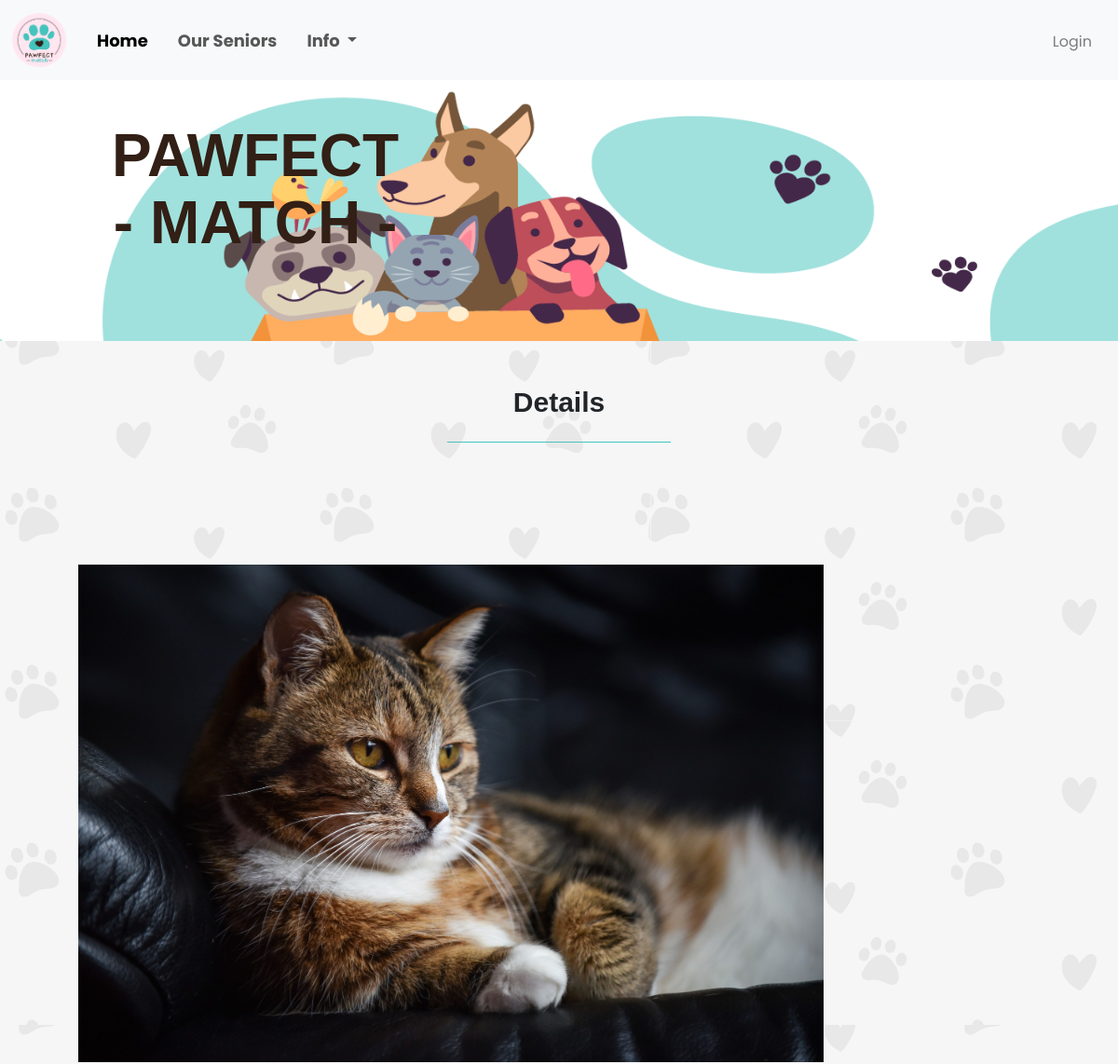
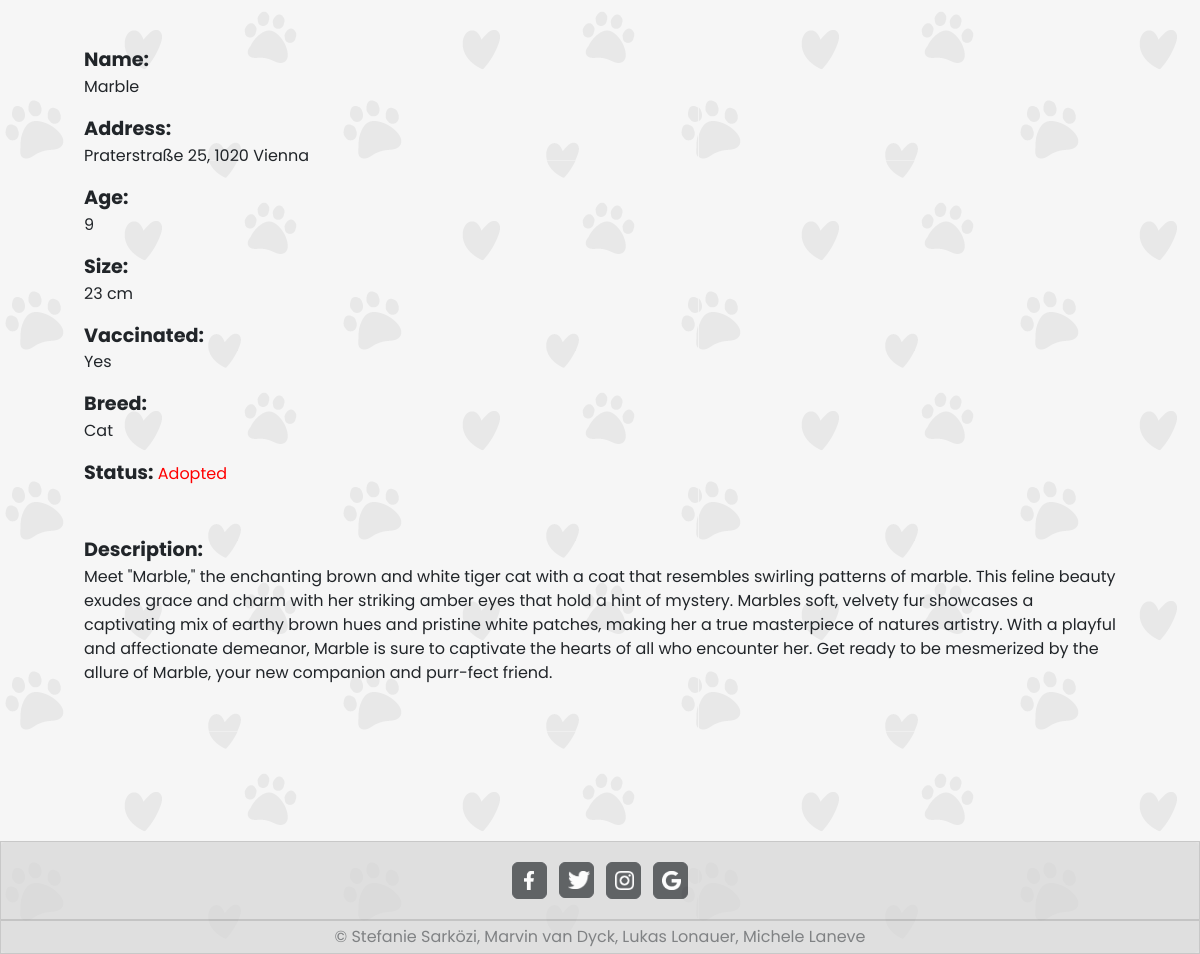
The app's page /php/details.php?x=1 with its own data (2 pictures, top to bottom).
### tables this page shows
CREATE TABLE `animals` (
  `id` int(11) NOT NULL,
  `name` varchar(30) NOT NULL,
  `picture` varchar(100) DEFAULT NULL,
  `address` varchar(60) NOT NULL,
  `description` varchar(10000) NOT NULL,
  `size` varchar(20) NOT NULL,
  `age` varchar(30) NOT NULL,
  `vaccinated` varchar(3) NOT NULL,
  `breed` varchar(30) NOT NULL,
  `status` tinyint(1) NOT NULL,
  `agency_id_fk` int(11) NOT NULL
);

### php/details.php (the view, shortened to what this page needs)
<?php
    require_once "footer.php";
    require_once "navbar.php";
    require_once "db_connect.php";
    $id = $_GET["x"];
    $sql = "SELECT * FROM animals WHERE id = $id";
    $result = mysqli_query($connect, $sql);
    $row = mysqli_fetch_assoc($result);
    $status = $row["status"];
    if($status == 0){
        $message = "Adopted";
        $colorClass = "red-text";
    }else if($status == 2){
        $message = "Requested";
        $colorClass = "red-text";
    } else {
        $message = "Available";
        $colorClass = "green-text";
    }
?>
<!DOCTYPE html>
<html lang="en">
<head>
    <link href="https://cdn.jsdelivr.net/npm/bootstrap@5.3.0/dist/css/bootstrap.min.css" rel="stylesheet">
</head>
<body>
    <?= $nav ?>
    <div class="headerImage mb-5">
        <p id="hero">PAWFECT <br> - MATCH -</p>
    </div>
    <div class="text-center" >
        <h1 id="welcome">Details</h1>
        <hr class="MLLine" style="width:20vw;">
    </div>
    <div class="d-flex flex-row gap-5 flex-wrap justify-content-start align-items-center p-5">
        <div class="w-40"><img src="../images/<?= $row["picture"] ?>" width="80%"></div>
        <div class="w-40 ps-0">
            <div class="mb-3"><b id="txSize">Name:</b> <br> <?= $row["name"] ?></div>
            <div class="mb-3"><b id="txSize">Address:</b> <br><?= $row["address"]?></div>
            <div class="mb-3"><b id="txSize">Age:</b> <br><?= $row["age"]?></div>
            <div class="mb-3"><b id="txSize">Size:</b> <br><?= $row["size"]?> cm</div>
            <div class="mb-3"><b id="txSize">Vaccinated:</b> <br><?= $row["vaccinated"] ?></div>
            <div class="mb-3"><b id="txSize">Breed:</b> <br><?= $row["breed"] ?></div>
            <div >
                <b id="txSize">Status:</b>
                <span class="<?php echo $colorClass; ?>"> <?php echo $message; ?> </span>
            </div>
        </div>
        <div class="w-100"> <b id="txSize">Description:</b> <br>  <?= $row["description"] ?></div>
    </div>
    <?= $footer ?>
</body>
</html>

### css/details.css (style rules this page uses)
.d-flex { gap: 5%; margin-top: 5%; margin-bottom: 5%; margin-left: 3%; margin-right: 3%; }
.red-text { color: red; }
#txSize { font-size: larger; }

### css/home.css (style rules this page uses)
* { font-family: 'Poppins', sans-serif; }
body { min-height: 100vh; background-image:url(../images/bg.png); background-size:auto; }
.headerImage { background-image: url("../images/hero.png"); width: 100%; min-height: 35vh; background-size: cover; background-repeat: no-repeat; background-position: center; position: relative; display: flex; }
#hero { font-family: "marvin-round", sans-serif; font-weight: 600; font-style: normal; color: #321f15; font-size: 400%; position: absolute; left: 10%; top: 16%; text-align: center; line-height: 4.5rem; }
#welcome { font-family: "marvin-round", sans-serif; font-weight: 600; font-style: normal; font-size: 2.5vw; }
.MLLine { display: inline-flex; justify-self: center; align-self: center; color: #44c4bd; opacity: 100%; }
body { display: flex; flex-direction: column; min-height: 100vh; margin: 0; }

### records on screen
animals: picture (picture), name "Marble", address "Praterstraße 25, 1020 Vienna", age "9", size "23", vaccinated "Yes", breed "Cat", status "Adopted", description "Meet \"Marble,\" the enchanting brown and white tiger cat with a coat that resembles swirling patterns of marble. This feline beauty exudes grace and charm with her striking amber eyes that hold a hint of mystery. Marbles soft, velvety fur showcases a captivating mix of earthy brown hues and pristine white patches, making her a true masterpiece of natures artistry. With a playful and affectionate demeanor, Marble is sure to captivate the hearts of all who encounter her. Get ready to be mesmerized by the allure of Marble, your new companion and purr-fect friend."
